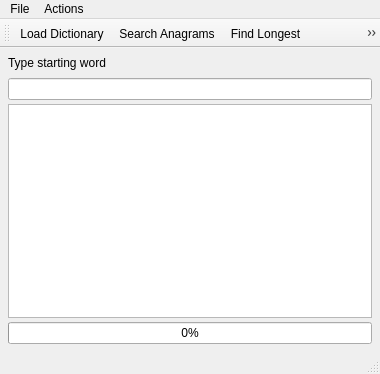
<?xml version="1.0" encoding="UTF-8"?>
<ui version="4.0">
 <class>MainWindow</class>
 <widget class="QMainWindow" name="MainWindow">
  <property name="geometry">
   <rect>
    <x>0</x>
    <y>0</y>
    <width>380</width>
    <height>374</height>
   </rect>
  </property>
  <property name="windowTitle">
   <string>Anagram Finder</string>
  </property>
  <widget class="QWidget" name="centralWidget">
   <layout class="QGridLayout" name="gridLayout">
    <property name="leftMargin">
     <number>8</number>
    </property>
    <property name="topMargin">
     <number>8</number>
    </property>
    <property name="rightMargin">
     <number>8</number>
    </property>
    <property name="bottomMargin">
     <number>8</number>
    </property>
    <property name="spacing">
     <number>4</number>
    </property>
    <item row="0" column="0">
     <layout class="QVBoxLayout" name="verticalLayout">
      <property name="spacing">
       <number>8</number>
      </property>
      <item>
       <widget class="QLabel" name="label">
        <property name="text">
         <string>Type starting word</string>
        </property>
       </widget>
      </item>
      <item>
       <widget class="QLineEdit" name="lineEdit"/>
      </item>
     </layout>
    </item>
    <item row="1" column="0">
     <widget class="QTextBrowser" name="textBrowser"/>
    </item>
    <item row="2" column="0">
     <widget class="QProgressBar" name="progressBar">
      <property name="value">
       <number>0</number>
      </property>
      <property name="alignment">
       <set>Qt::AlignCenter</set>
      </property>
      <property name="textVisible">
       <bool>true</bool>
      </property>
     </widget>
    </item>
   </layout>
  </widget>
  <widget class="QMenuBar" name="menuBar">
   <property name="geometry">
    <rect>
     <x>0</x>
     <y>0</y>
     <width>380</width>
     <height>20</height>
    </rect>
   </property>
   <widget class="QMenu" name="menuFile">
    <property name="title">
     <string>File</string>
    </property>
    <addaction name="separator"/>
    <addaction name="separator"/>
    <addaction name="actionExit"/>
   </widget>
   <widget class="QMenu" name="menuActions">
    <property name="title">
     <string>Actions</string>
    </property>
    <addaction name="actionSearch_Anagrams"/>
    <addaction name="actionFind_Longest"/>
    <addaction name="actionStop_Search"/>
   </widget>
   <addaction name="menuFile"/>
   <addaction name="menuActions"/>
  </widget>
  <widget class="QToolBar" name="mainToolBar">
   <attribute name="toolBarArea">
    <enum>TopToolBarArea</enum>
   </attribute>
   <attribute name="toolBarBreak">
    <bool>false</bool>
   </attribute>
   <addaction name="actionLoad_Dictionary"/>
   <addaction name="actionSearch_Anagrams"/>
   <addaction name="actionFind_Longest"/>
   <addaction name="actionStop_Search"/>
  </widget>
  <widget class="QStatusBar" name="statusBar"/>
  <action name="actionLoad_Dictionary">
   <property name="icon">
    <iconset resource="resource.qrc">
     <normaloff>:/import</normaloff>:/import</iconset>
   </property>
   <property name="text">
    <string>Load Dictionary...</string>
   </property>
   <property name="shortcut">
    <string>Ctrl+O</string>
   </property>
  </action>
  <action name="actionExit">
   <property name="text">
    <string>Exit</string>
   </property>
  </action>
  <action name="actionSearch_Anagrams">
   <property name="icon">
    <iconset resource="resource.qrc">
     <normaloff>:/lookup</normaloff>:/lookup</iconset>
   </property>
   <property name="text">
    <string>Search Anagrams</string>
   </property>
  </action>
  <action name="actionFind_Longest">
   <property name="icon">
    <iconset resource="resource.qrc">
     <normaloff>:/search</normaloff>:/search</iconset>
   </property>
   <property name="text">
    <string>Find Longest</string>
   </property>
  </action>
  <action name="actionStop_Search">
   <property name="icon">
    <iconset resource="resource.qrc">
     <normaloff>:/stop</normaloff>:/stop</iconset>
   </property>
   <property name="text">
    <string>Stop Search</string>
   </property>
  </action>
 </widget>
 <layoutdefault spacing="6" margin="11"/>
 <resources>
  <include location="resource.qrc"/>
 </resources>
 <connections/>
</ui>
